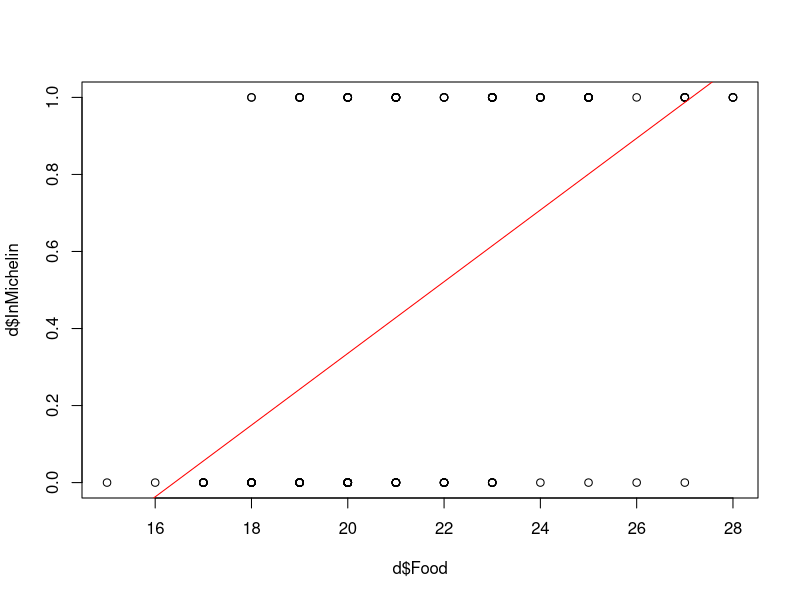
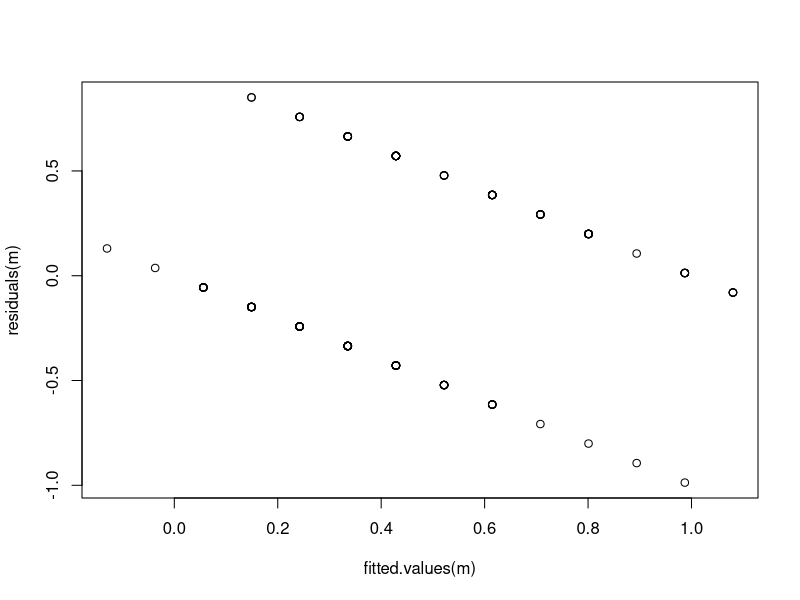
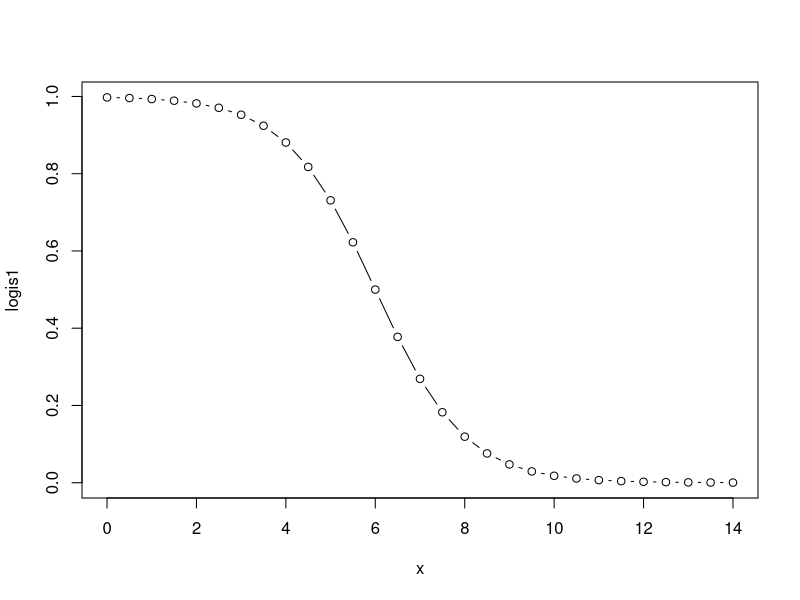
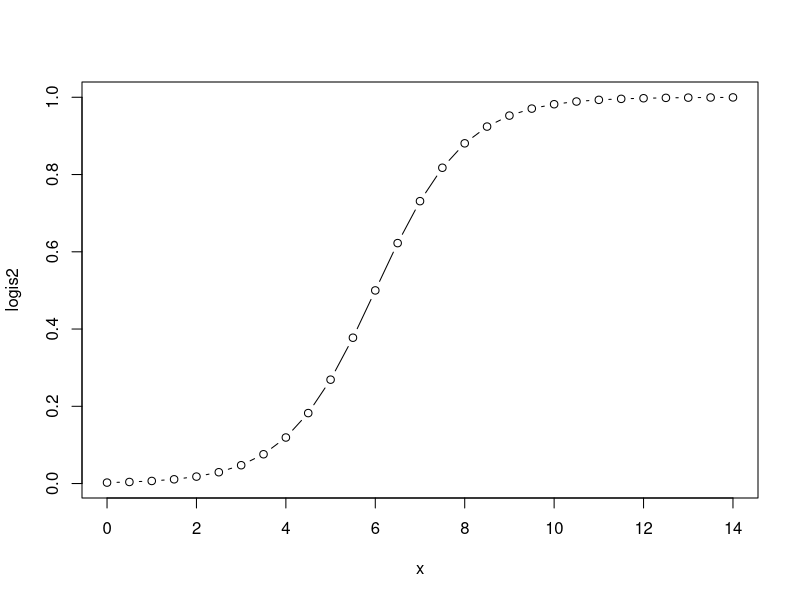

Generate these figures, in order, with R:
## ---- chunk 1
d = read.csv("datos/MichelinNY.csv")
str(d)
## ---- chunk 2
m = lm(InMichelin ~ Food, data = d)
plot(d$Food, d$InMichelin)
abline(m, col = "red")
## ---- chunk 3
plot(fitted.values(m), residuals(m))
## ---- chunk 4
# ejemplo de función logística
x = seq(0,14,0.5)
logis1 = 1/(1+exp(-6 + 1*x))
plot(x,logis1, type = "b")
## ---- chunk 5
# ejemplo de función logística
logis2 = 1/(1+exp(6 - 1*x))
plot(x,logis2, type = "b")
## ---- chunk 6
logL = function(beta,y,x){
  # beta = [beta0 beta1]
  n = length(y)
  suma = 0
  for (i in 1:n){
    suma = suma + y[i]*(beta[1] + beta[2]*x[i]) - 
      log(1 + exp(beta[1] + beta[2]*x[i]))
  }
  return(suma)
}
## ---- chunk 7
beta = c(-12,1)
logL(beta,d$InMichelin,d$Food)
## ---- chunk 8
grad_logL = function(beta,y,x){
  n = length(y)
  X = cbind(rep(1,n),x)
  y = matrix(y, nrow = n, ncol = 1)
  pi = matrix(0, nrow = n, ncol = 1)
  for (i in 1:n){
    pi[i,1] = exp(beta[1] + beta[2]*x[i])/(1 + exp(beta[1] + beta[2]*x[i]))
  }
  grad = t(X) %*% (y - pi)
  return(grad)
}
## ---- chunk 9
beta = c(-12,1)
grad_logL(beta, d$InMichelin, d$Food)

## ---- chunk 10
hess_logL = function(beta,x){
  n = length(x)
  X = cbind(rep(1,n),x)
  W = matrix(0, nrow = n, ncol = n)
  for (i in 1:n){
    pi = exp(beta[1] + beta[2]*x[i])/(1 + exp(beta[1] + beta[2]*x[i]))
    W[i,i] = pi*(1-pi)
  }
  hess = -t(X) %*% W %*% X
  return(hess)
}
## ---- chunk 11
beta = c(-12,1)
hess_logL(beta, d$Food)
## ---- chunk 12
# fdHess calcula el gradiente y el hessiano numéricamente, 
# mediante diferencias finitas (para comprobar)
nlme::fdHess(beta,logL, y = d$InMichelin, x = d$Food)
## ---- chunk 13
Newton_logL = function(beta_i, y, x, max_iter = 100, tol = 10^(-6), alfa = 0.1){
  
  # punto de partida
  beta = beta_i
  
  iter = 1
  tol1 = Inf
  while ((iter <= max_iter) & (tol1 > tol)){
    fun = logL(beta,y,x)
    grad = grad_logL(beta,y,x)
    hess = hess_logL(beta,x)
    beta = beta - alfa*solve(hess) %*% grad
    fun1 = logL(beta,y,x)
    tol1 = abs((fun1-fun)/fun)
    print(paste("Iteracion ",iter," log-verosimilitud ",fun1))
    iter = iter + 1
  }
  return(beta)
}
## ---- chunk 14
m = lm(InMichelin ~ Food, data = d)
beta_i = coef(m)
Newton_logL(beta_i,d$InMichelin,d$Food)
## ---- chunk 15
logL_optim = function(beta,y,x){
  logL = logL(beta,y,x)
  return(-logL)
}
## ---- chunk 16
mle = optim(par = beta_i, fn = logL_optim, y = d$InMichelin, x = d$Food, gr = NULL, method = "BFGS", hessian = TRUE, control = list(trace=1, REPORT = 1, maxit = 200))
mle$par
## ---- chunk 17
m2 = glm(InMichelin ~ Food, data = d, family = binomial)
summary(m2)
